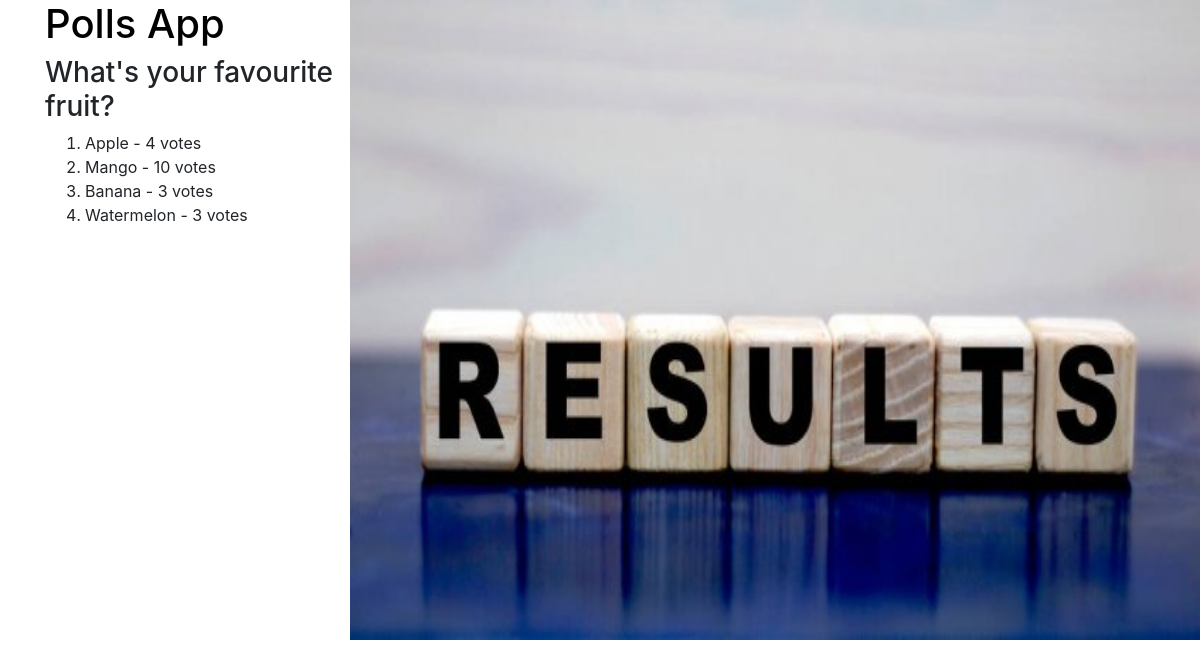
Screenshot of /5/results/ with the database file from the repository.
### polls/models.py (models this page shows, shortened)
class Question(models.Model):
    question_text = models.CharField(max_length=500,)
    pub_date = models.DateField(verbose_name='Date Published')

class Choice(models.Model):
    question = models.ForeignKey(Question, on_delete=models.CASCADE)
    choice_text = models.CharField(max_length=500)
    votes = models.IntegerField(default=0)

### polls/views.py (the view)
# urls.py: path('<int:id>/results/', views.results, name='polls-results'),
def results(request, id):
    try:
        context = {
            'question': Question.objects.get(pk=id)
        }
    except:
        raise Http404()
    return render(request, 'polls/results.html', context)

### polls/templates/polls/results.html (shortened to what this page needs)
{% load static %}
<!DOCTYPE html>
<html lang="en">
<head>
    <link rel="stylesheet" href="{% static 'polls/css/style.css' %}">
    <link rel="stylesheet" href="https://cdn.jsdelivr.net/npm/bootstrap@4.6.0/dist/css/bootstrap.min.css">
    <img src="{% static 'polls/images/result-img.jpg' %}" align="right" width="850" height="640" alt="background-image">
</head>
<body class="results">
    <div class="container">
    <h1>Polls App</h1>
    <h3>{{ question.question_text }}</h3>
    <ol>
        {% for c in question.choice_set.all %}
          <li for="{{ forloop.counter }}">{{ c.choice_text }} - {{ c.votes }} votes</li>
        {% endfor %}
    </ol>
    </div>
</body>
</html>

### static/polls/css/style.css (style rules this page uses)
.container h1 { color:rgb(0, 0, 0); }

### rows the page displays
Question: question_text "What's your favourite fruit?"
Choice: choice_text "Apple", votes "4"
Choice: choice_text "Mango", votes "10"
Choice: choice_text "Banana", votes "3"
Choice: choice_text "Watermelon", votes "3"
